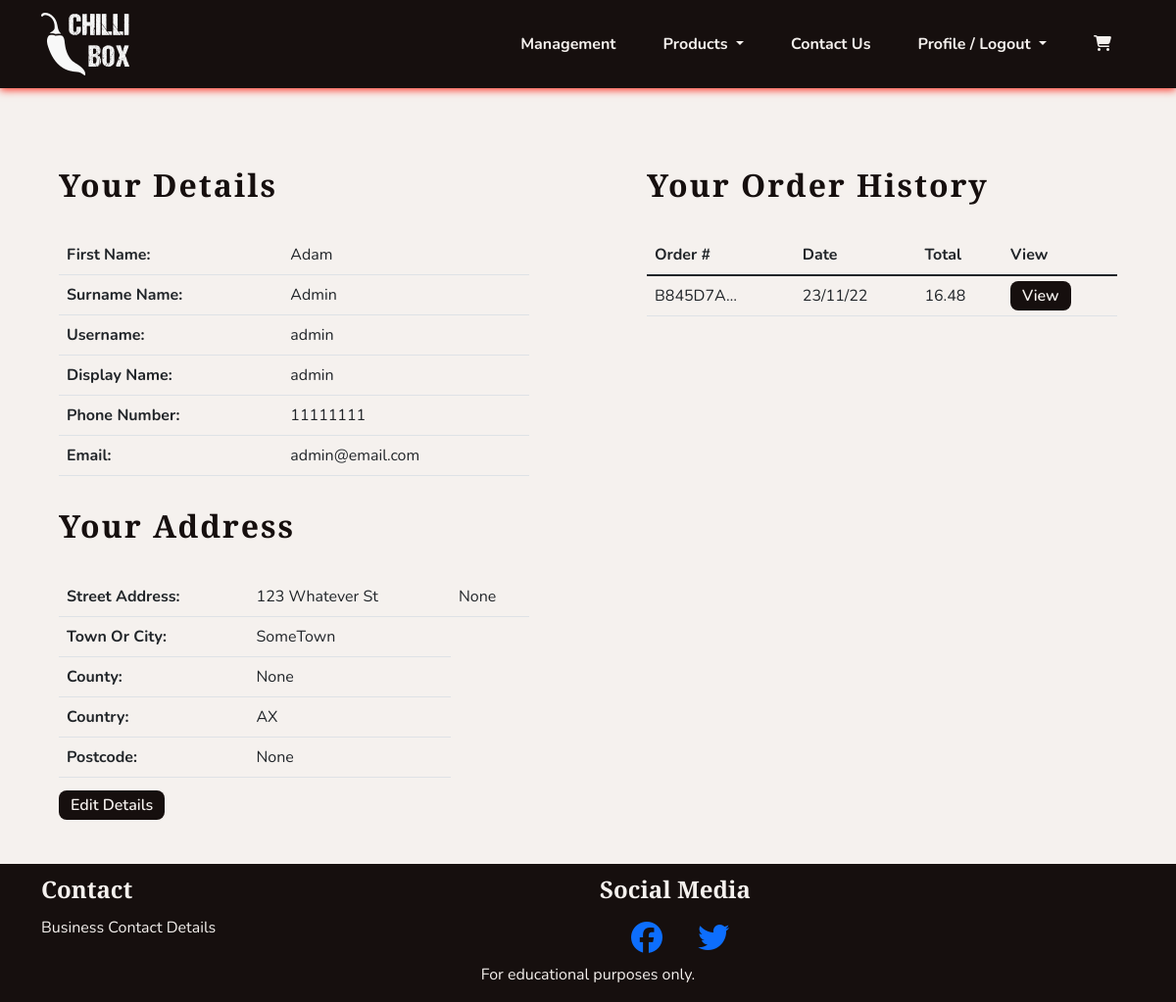
Before: /profiles/profile/ (signed in) with the older database file.
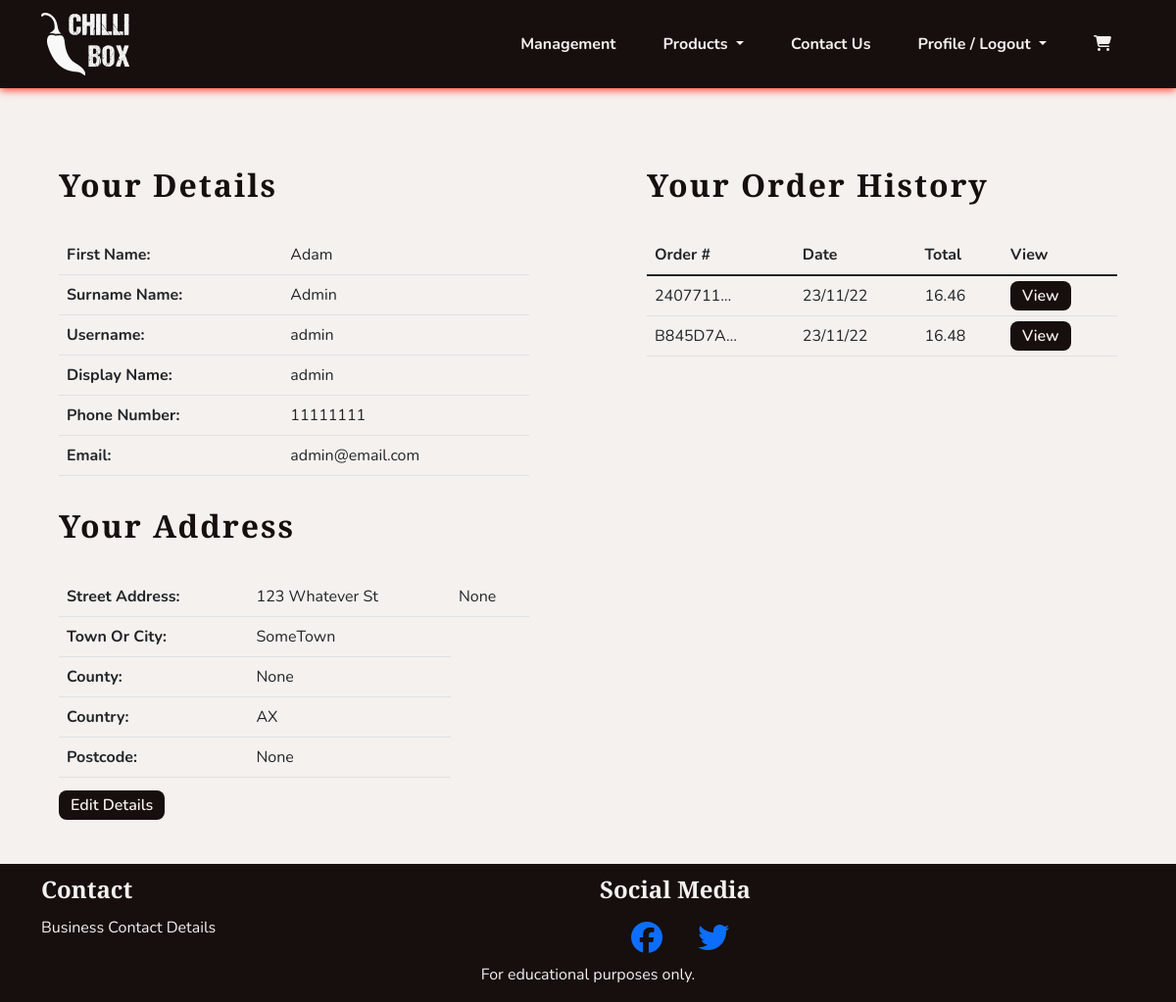
After: the same page with the newer database file.
### profiles/models.py (models this page shows, shortened)
class UserProfile(models.Model):
    user = models.OneToOneField(User, on_delete=models.CASCADE)
    first_name = models.CharField(max_length=40, null=True, blank=True)
    last_name = models.CharField(max_length=80, null=True, blank=True)
    display_name = models.CharField(max_length=40, null=True, blank=True)
    phone_number = models.CharField(max_length=20, null=True, blank=True)
    street_address1 = models.CharField(max_length=80, null=True, blank=True)
    street_address2 = models.CharField(max_length=80, null=True, blank=True)
    town_or_city = models.CharField(max_length=40, null=True, blank=True)
    county = models.CharField(max_length=80, null=True, blank=True)
    country = CountryField(blank_label='Country', null=True, blank=True)
    postcode = models.CharField(max_length=20, null=True, blank=True)
    class Meta:
        verbose_name_plural = "User Profiles"
    def __str__(self):
        return self.display_name

### checkout/models.py (models this page shows, shortened)
class Order(models.Model):
    order_number = models.CharField(max_length=32, editable=False)
    user_profile = models.ForeignKey(UserProfile, on_delete=models.SET_NULL,
                                     null=True, blank=True,
                                     related_name='orders')
    first_name = models.CharField(max_length=50)
    last_name = models.CharField(max_length=50)
    email = models.EmailField(max_length=254)
    phone_number = models.CharField(max_length=20)
    country = CountryField(blank_label='Country *')
    postcode = models.CharField(max_length=20, null=True, blank=True)
    town_or_city = models.CharField(max_length=40)
    street_address1 = models.CharField(max_length=80)
    street_address2 = models.CharField(max_length=80, null=True, blank=True)
    county = models.CharField(max_length=80, null=True, blank=True)
    date = models.DateTimeField(auto_now_add=True)
    delivery_cost = models.DecimalField(max_digits=6,
                                        decimal_places=2, default=0)
    order_total = models.DecimalField(max_digits=10,
                                      decimal_places=2, default=0)
    grand_total = models.DecimalField(max_digits=10,
                                      decimal_places=2, default=0)

### profiles/views.py (the view)
# urls.py: path('profile/', views.ProfileView.as_view(), name='profile'),
class ProfileView(LoginRequiredMixin, View):
    def get(self, request):
        profile = get_object_or_404(UserProfile, user=request.user)
        orders = profile.orders.all().order_by('-date')
        template_name = 'profiles/profile.html'
        context = {
            'profile': profile,
            'orders': orders,
            }
        return render(request, template_name, context)

### cart/contexts.py (called while the page is built, shortened)
def cart_contents(request):
    cart_items = []
    total = 0
    product_count = 0
    cart = request.session.get('cart', {})
    if total < settings.FREE_DELIVERY_THRESHOLD:
        delivery = Decimal(settings.STANDARD_DELIVERY_COST)
        free_delivery_delta = settings.FREE_DELIVERY_THRESHOLD - total
    else:
        delivery = 0
        free_delivery_delta = 0
    grand_total = delivery + total
    context = {
        'cart_items': cart_items,
        'total': total,
        'product_count': product_count,
        'delivery': delivery,
        'free_delivery_delta': free_delivery_delta,
        'free_delivery_threshold': settings.FREE_DELIVERY_THRESHOLD,
        'grand_total': grand_total,
    }
    return context

### profiles/templates/profiles/profile.html (shortened to what this page needs)
{% extends 'base.html' %}
{% block content %}
<section class="row">
    <div class="col-12 col-md-6">
        <div class="col-10 mx-auto">
            <h1 class="headings">Your Details</h1>
            <table class="table">
                <tr>
                    <th>First Name: </th>
                    <td>{{ profile.first_name }} </td>
                </tr>
                <tr>
                    <th>Surname Name: </th>
                    <td>{{ profile.last_name }} </td>
                </tr>
                <tr>
                    <th>Username: </th>
                    <td>{{ profile.user.username }} </td>
                </tr>
                <tr>
                    <th>Display Name: </th>
                    <td>{{ profile.display_name }} </td>
                </tr>
                <tr>
                    <th>Phone Number: </th>
                    <td>{{ profile.phone_number }} </td>
                </tr>
                <tr>
                    <th>Email: </th>
                    <td>{{ profile.user.email }} </td>
                </tr>
            </table>
            <h2 class="headings">Your Address</h2>
            <table class="table">
                <tr>
                    <th>Street Address: </th>
                    <td>{{ profile.street_address1 }} </td>
                    <td>{{ profile.street_address2 }} </td>
                </tr>
                <tr>
                    <th>Town Or City: </th>
                    <td>{{ profile.town_or_city }} </td>
                </tr>
                <tr>
                    <th>County: </th>
                    <td>{{ profile.county }} </td>
                </tr>
                <tr>
                    <th>Country: </th>
                    <td>{{ profile.country }} </td>
                </tr>
                <tr>
                    <th>Postcode: </th>
                    <td>{{ profile.postcode }} </td>
                </tr>
            </table>
            <a class="chilli-btn" href="{% url 'profiles:edit_profile' %}">Edit Details</a>
        </div>
    </div>
    <div class="col-12 col-md-6">
        <div class="col-10 mx-auto">
            <h2 class="headings">Your Order History</h2>
            <table class="table">
                <thead>
                    <tr>
                        <th>Order #</th>
                        <th>Date</th>
                        <th>Total</th>
                        <th>View</th>
                    </tr>
                </thead>
                <tbody>
                    {% for order in orders %}
                    <tr>
                        <td>{{ order.order_number|truncatechars:8 }}</td>
                        <td>{{ order.date|date:'d/m/y' }}</td>
                        <td>{{ order.grand_total }}</td>
                        <td>
                            <a class="chilli-btn" href="{% url 'profiles:order_history' order.order_number %}">
                                View
                            </a>
                        </td>
                    </tr>
                    {% endfor %}
                </tbody>
            </table>
        </div>
    </div>
</section>
{% endblock %}

### templates/base.html (shortened to what this page needs)
{% load static %}
<!DOCTYPE html>
<html lang="en">
    <head>
        <link href="https://cdn.jsdelivr.net/npm/bootstrap@5.1.3/dist/css/bootstrap.min.css" rel="stylesheet">
        <link rel="stylesheet" href="{% static 'css/style.css' %}">
    </head>
    <body class="d-flex flex-column h-100">
        {% include 'includes/header.html' %}
        <main class="container-fluid my-5">
            {% block content %}
            {% endblock content %}
        </main>
        {% include 'includes/footer.html' %}
    </body>
</html>

### templates/includes/header.html (shortened to what this page needs)
{% load static %}
<header>
    <nav id="navbar" class="navbar navbar-expand-lg">
        <div class="container-sm d-flex justify-content-between">
            <a class="navbar-brand" href="{% url 'home:index' %}" aria-label="Go to home page"><img width="90"
                    height="64" src="{% static 'images/chilli-logo-white.png' %}" alt="The Chillibox Logo"></a>
            <div class="collapse navbar-collapse" id="navbarSupportedContent">
                <ul class="navbar-nav ms-auto mb-2 mb-lg-0">
                    {% if user.is_staff %}
                    <li class="nav-item">
                        <a class="navbar-links" href="{% url 'management:dashboard' %}">Management</a>
                    </li>
                    {% else %}
                    <li class="nav-item">
                        <a class="navbar-links" href="{% url 'home:index' %}">Home</a>
                    </li>
                    {% endif %}
                    <li class="nav-item dropdown">
                        <a class="navbar-links dropdown-toggle" href="#" role="button" data-bs-toggle="dropdown"
                            aria-expanded="false">
                            Products
                        </a>
                    </li>
                    <li class="nav-item">
                        <a class="navbar-links" href="#">Contact Us</a>
                    </li>
                    {% if user.is_authenticated %}
                    <li class="nav-item dropdown">
                        <a class="navbar-links dropdown-toggle" href="#" role="button" data-bs-toggle="dropdown"
                            aria-expanded="false">
                            Profile / Logout
                        </a>
                    </li>
                    {% endif %}
                </ul>
                <a class="navbar-links" data-bs-toggle="offcanvas" href="#theCart" role="button"
                    aria-controls="offcanvasExample">
                    <i class="fa-solid fa-cart-shopping"></i>
                </a>
            </div>
        </div>
    </nav>
</header>

### cart/templates/cart/cart_canvas.html (shortened to what this page needs)
{% load static %}

### templates/includes/footer.html
<footer class="footer mt-auto">
    <div class="container-md">
        <div class="row">
            <div class="col-md-6">
                <h2 class="footer-headings">Contact</h2>
                <p>
                    Business Contact Details
                </p>
            </div>
            <div class="col-md-6">
                <h2 class="footer-headings">Social Media</h2>
                <a class="pet-links footer-socials" href="https://facebook.com" target="_blank" rel="noopener"
                    aria-label="Find us on Facebook (opens in new tab)"><i class="fa-brands fa-facebook"></i></a>
                <a class="pet-links footer-socials" href="https://twitter.com" target="_blank" rel="noopener"
                    aria-label="Find us on Twitter (opens in new tab)"><i class="fa-brands fa-twitter"></i></a>
            </div>
        </div>
        <div class="row text-center">
            <p>For educational purposes only.</p>
        </div>
    </div>
</footer>

### static/css/style.css (style rules this page uses)
:root { --site-white: #f5f1ee; --site-black: #160f0e; --site-grey: #6b6363; --site-red: #fc382a; --site-dark-red:#bd0000; --site-green: #568729; --site-dark-green: #326300; --site-text-bg: rgba(49, 99, 0, 0.2); --site-car-bg: rgba(245, 241, 238, 0.61); }
html { height: 100%; }
section { max-width: 2550px; }
body { font-family: "Nunito", sans-serif; color: var(--site-black); font-size: 1rem; background: var(--site-white); }
h1, h2, h3, h4 { font-family: "Merriweather Sans", "Nunito", sans-serif; font-weight: 900; margin-top: 0.5em; margin-bottom: 0.5em; }
.headings { font-size: 2rem; letter-spacing: 2px; margin: 1em 0; }
ul { padding: 0; }
li { list-style: none; }
a { text-decoration: none; }
.navbar-links { cursor: pointer; display: inline-block; padding: 0.25rem 0.5rem; color: var(--site-white); font-weight: 700; margin: 1em; transition: all 0.8s linear; }
.chilli-btn { padding: 0.25em 0.75em; font-weight: 600; color: var(--site-white); background-color: var(--site-black); border-radius: 8px; transition: all 0.2s linear; }
#navbar { background-color: var(--site-black); color: var(--site-white); box-shadow: 0 2px 8px 0 var(--site-red); }
footer { background-color: var(--site-black); color: var(--site-white); }
.footer-headings { font-size: 1.5em; }
.footer-socials { font-size: 2em; padding-left: 1em; }

Changed rows visible on the page:
added Order: order_number "2407711…", date "23/11/22", grand_total "16.46"
